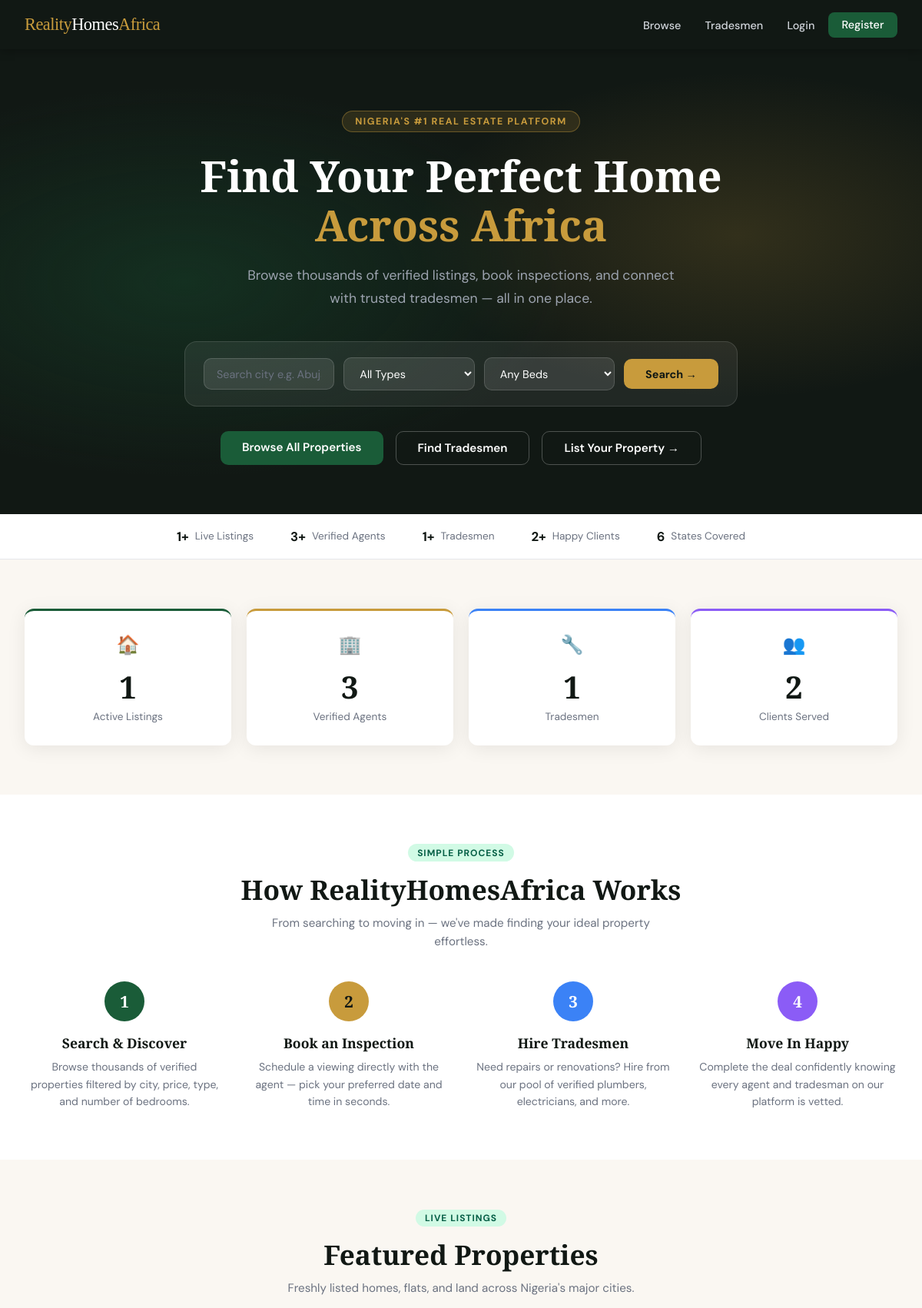
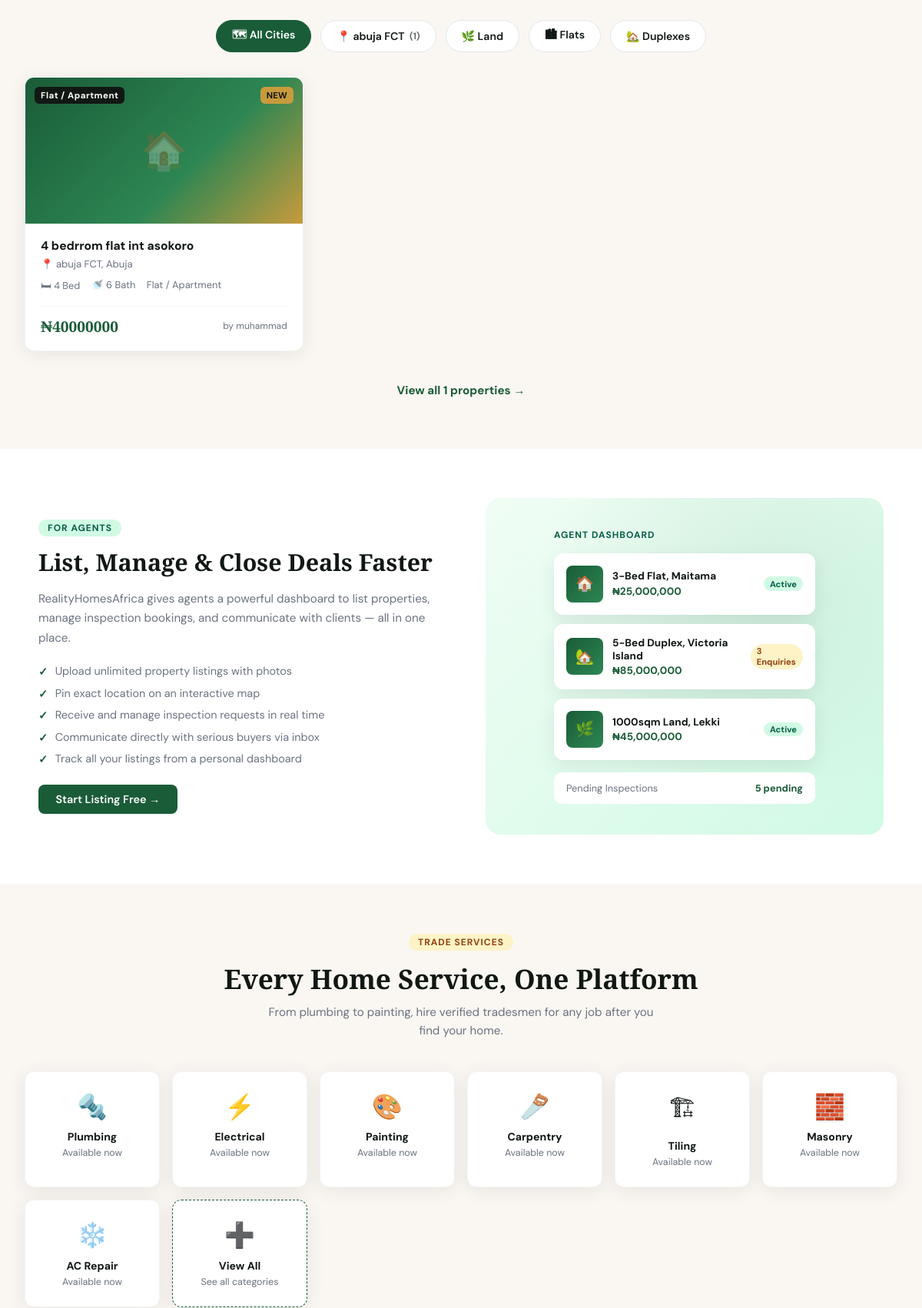
The page / (upper part) on the database its author committed (2 pictures, top to bottom).
### listings/models.py (models this page shows, shortened)
class Property(models.Model):
    agent = models.ForeignKey(
        settings.AUTH_USER_MODEL,
        on_delete=models.CASCADE,
        related_name='properties'
    )
    title = models.CharField(max_length=200)
    description = models.TextField()
    price = models.DecimalField(max_digits=14, decimal_places=2)
    address = models.CharField(max_length=300)
    city = models.CharField(max_length=100)
    state = models.CharField(max_length=100, choices=NIGERIAN_STATES, default='Abuja')
    property_type = models.CharField(max_length=20, choices=PROPERTY_TYPES, default='flat')
    bedrooms = models.PositiveIntegerField(default=0)
    bathrooms = models.PositiveIntegerField(default=0)
    is_available = models.BooleanField(default=True)
    latitude = models.DecimalField(max_digits=9, decimal_places=6, null=True, blank=True)
    longitude = models.DecimalField(max_digits=9, decimal_places=6, null=True, blank=True)
    created_at = models.DateTimeField(auto_now_add=True)
    updated_at = models.DateTimeField(auto_now=True)
    class Meta:
        ordering = ['-created_at']
        verbose_name_plural = 'Properties'
    def get_primary_image(self):
        primary = self.images.filter(is_primary=True).first()
        if primary:
            return primary.image.url
        first = self.images.first()
        return first.image.url if first else None

### users/models.py (models this page shows, shortened)
class CustomUser(AbstractUser):
    is_agent = models.BooleanField(default=False)
    is_tradesman = models.BooleanField(default=False)
    is_client = models.BooleanField(default=True)
    phone_number = models.CharField(max_length=15, blank=True, null=True)
    profile_picture = models.ImageField(upload_to='profile_pictures/', blank=True, null=True)
    bio = models.TextField(blank=True, null=True)

### listings/views.py (the view)
# urls.py: path('', views.homepage, name='homepage'),
def homepage(request):
    from services.models import TradesmanProfile
    from users.models import CustomUser
    featured_properties = Property.objects.filter(is_available=True).order_by('-created_at')[:6]
    recent_properties   = Property.objects.filter(is_available=True).order_by('-created_at')[:12]
    tradesmen           = TradesmanProfile.objects.filter(is_verified=True).select_related('user')[:6]
    total_properties  = Property.objects.filter(is_available=True).count()
    total_agents      = CustomUser.objects.filter(is_agent=True).count()
    total_tradesmen   = TradesmanProfile.objects.count()
    total_clients     = CustomUser.objects.filter(is_client=True).count()
    from django.db.models import Count
    cities = (Property.objects
              .filter(is_available=True)
              .values('city')
              .annotate(count=Count('id'))
              .order_by('-count')[:4])
    return render(request, 'listings/homepage.html', {
        'featured_properties': featured_properties,
        'recent_properties': recent_properties,
        'tradesmen': tradesmen,
        'total_properties': total_properties,
        'total_agents': total_agents,
        'total_tradesmen': total_tradesmen,
        'total_clients': total_clients,
        'cities': cities,
    })

### users/context_processors.py (called while the page is built)
def unread_messages_count(request):
    if request.user.is_authenticated:
        from .models import Message
        count = Message.objects.filter(receiver=request.user, is_read=False).count()
        return {'unread_count': count}
    return {'unread_count': 0}

### templates/listings/homepage.html (shortened to what this page needs)
{% extends 'base.html' %}
{% block content %}
<section class="hero">
  <div class="hero-inner">
    <span class="hero-eyebrow">Nigeria's #1 Real Estate Platform</span>
    <h1>Find Your Perfect Home<br><span>Across Africa</span></h1>
    <p>Browse thousands of verified listings, book inspections, and connect with trusted tradesmen — all in one place.</p>
    <form class="hero-search" action="{% url 'listings:property_list' %}" method="get">
      <input type="text" name="city" placeholder="Search city e.g. Abuja, Lagos...">
      <select name="property_type">
        <option value="">All Types</option>
      </select>
      <select name="min_bedrooms">
        <option value="">Any Beds</option>
      </select>
      <button type="submit" class="btn-hero-search">Search →</button>
    </form>
    <div class="hero-ctas">
      <a href="{% url 'listings:property_list' %}" class="cta-primary">Browse All Properties</a>
      <a href="{% url 'services:tradesman_list' %}" class="cta-ghost">Find Tradesmen</a>
      {% if not user.is_authenticated %}
      <a href="{% url 'users:choose_role' %}" class="cta-ghost">List Your Property →</a>
      {% endif %}
    </div>
  </div>
</section>
<div class="trust-bar">
  <div class="trust-item"><strong>{{ total_properties }}+</strong> Live Listings</div>
  <div class="trust-item"><strong>{{ total_agents }}+</strong> Verified Agents</div>
  <div class="trust-item"><strong>{{ total_tradesmen }}+</strong> Tradesmen</div>
  <div class="trust-item"><strong>{{ total_clients }}+</strong> Happy Clients</div>
  <div class="trust-item"><strong>6</strong> States Covered</div>
</div>
<div style="background: var(--cream);">
  <div class="section">
    <div class="stats-grid">
      <div class="stat-card">
        <span class="stat-icon">🏠</span>
        <span class="stat-num">{{ total_properties }}</span>
        <span class="stat-label">Active Listings</span>
      </div>
      <div class="stat-card">
        <span class="stat-icon">🏢</span>
        <span class="stat-num">{{ total_agents }}</span>
        <span class="stat-label">Verified Agents</span>
      </div>
      <div class="stat-card">
        <span class="stat-icon">🔧</span>
        <span class="stat-num">{{ total_tradesmen }}</span>
        <span class="stat-label">Tradesmen</span>
      </div>
      <div class="stat-card">
        <span class="stat-icon">👥</span>
        <span class="stat-num">{{ total_clients }}</span>
        <span class="stat-label">Clients Served</span>
      </div>
    </div>
  </div>
</div>
<div class="section-alt-wrap">
  <div class="section">
    <div class="section-header">
      <span class="section-label">Simple Process</span>
      <h2>How RealityHomesAfrica Works</h2>
      <p>From searching to moving in — we've made finding your ideal property effortless.</p>
    </div>
    <div class="how-grid">
      <div class="how-card">
        <div class="how-num">1</div>
        <h3>Search & Discover</h3>
        <p>Browse thousands of verified properties filtered by city, price, type, and number of bedrooms.</p>
      </div>
      <div class="how-card">
        <div class="how-num">2</div>
        <h3>Book an Inspection</h3>
        <p>Schedule a viewing directly with the agent — pick your preferred date and time in seconds.</p>
      </div>
      <div class="how-card">
        <div class="how-num">3</div>
        <h3>Hire Tradesmen</h3>
        <p>Need repairs or renovations? Hire from our pool of verified plumbers, electricians, and more.</p>
      </div>
      <div class="how-card">
        <div class="how-num">4</div>
        <h3>Move In Happy</h3>
        <p>Complete the deal confidently knowing every agent and tradesman on our platform is vetted.</p>
      </div>
    </div>
  </div>
</div>
<div style="background: var(--cream);">
  <div class="section">
    <div class="section-header">
      <span class="section-label">Live Listings</span>
      <h2>Featured Properties</h2>
      <p>Freshly listed homes, flats, and land across Nigeria's major cities.</p>
    </div>
    <div class="city-grid">
      <a href="{% url 'listings:property_list' %}" class="city-pill active">🗺 All Cities</a>
      {% for city_data in cities %}
        <a href="{% url 'listings:property_list' %}?city={{ city_data.city }}" class="city-pill">
          📍 {{ city_data.city }}
          <span class="city-count">({{ city_data.count }})</span>
        </a>
      {% endfor %}
      <a href="{% url 'listings:property_list' %}?property_type=land" class="city-pill">🌿 Land</a>
      <a href="{% url 'listings:property_list' %}?property_type=flat" class="city-pill">🏙 Flats</a>
      <a href="{% url 'listings:property_list' %}?property_type=duplex" class="city-pill">🏡 Duplexes</a>
    </div>
    {% if featured_properties %}
      <div class="property-scroll">
        {% for prop in featured_properties %}
        <a href="{% url 'listings:property_detail' prop.pk %}" class="prop-card">
          <div class="prop-img-wrap">
            {% if prop.get_primary_image %}
              <img src="{{ prop.get_primary_image }}" alt="{{ prop.title }}">
            {% else %}
              <div class="prop-img-placeholder">🏠</div>
            {% endif %}
            <span class="prop-badge-type">{{ prop.get_property_type_display }}</span>
            {% if forloop.counter <= 2 %}<span class="prop-badge-new">NEW</span>{% endif %}
          </div>
          <div class="prop-body">
            <div class="prop-title">{{ prop.title }}</div>
            <div class="prop-location">📍 {{ prop.city }}, {{ prop.state }}</div>
            <div class="prop-meta">
              {% if prop.bedrooms > 0 %}<span>🛏 {{ prop.bedrooms }} Bed</span>{% endif %}
              {% if prop.bathrooms > 0 %}<span>🚿 {{ prop.bathrooms }} Bath</span>{% endif %}
              <span>{{ prop.get_property_type_display }}</span>
            </div>
            <div class="prop-footer">
              <span class="prop-price">₦{{ prop.price|floatformat:0 }}</span>
              <span class="prop-agent">by {{ prop.agent.username }}</span>
            </div>
          </div>
        </a>
        {% endfor %}
      </div>
      <div class="view-all-wrap">
        <a href="{% url 'listings:property_list' %}" class="view-all-link">
          View all {{ total_properties }} properties →
        </a>
      </div>
    {% endif %}
  </div>
</div>
<div class="section-alt-wrap">
  <div class="section">
    <div class="feature-row">
      <div class="feature-text">
        <span class="section-label" style="margin-bottom:1rem; display:inline-block;">For Agents</span>
        <h2>List, Manage & Close Deals Faster</h2>
        <p>RealityHomesAfrica gives agents a powerful dashboard to list properties, manage inspection bookings, and communicate with clients — all in one place.</p>
        <ul class="feature-list">
          <li>Upload unlimited property listings with photos</li>
          <li>Pin exact location on an interactive map</li>
          <li>Receive and manage inspection requests in real time</li>
          <li>Communicate directly with serious buyers via inbox</li>
          <li>Track all your listings from a personal dashboard</li>
        </ul>
        {% if not user.is_authenticated %}
          <a href="{% url 'users:register_agent' %}" class="btn btn-primary">Start Listing Free →</a>
        {% elif user.is_agent %}
          <a href="{% url 'listings:agent_dashboard' %}" class="btn btn-primary">Go to Dashboard →</a>
        {% endif %}
      </div>
      <div class="feature-visual">
        <div class="feature-visual-content" style="width:100%; max-width:340px;">
          <div style="font-size:0.75rem; font-weight:700; color:#065f46; text-transform:uppercase; letter-spacing:1px; margin-bottom:1rem;">Agent Dashboard</div>
          <div class="mini-prop">
            <div class="mini-prop-img">🏠</div>
            <div>
              <div class="mini-prop-title">3-Bed Flat, Maitama</div>
              <div class="mini-prop-price">₦25,000,000</div>
            </div>
            <span style="margin-left:auto; background:#d1fae5; color:#065f46; border-radius:99px; padding:0.15rem 0.5rem; font-size:0.7rem; font-weight:700;">Active</span>
          </div>
          <div class="mini-prop">
            <div class="mini-prop-img">🏡</div>
            <div>
              <div class="mini-prop-title">5-Bed Duplex, Victoria Island</div>
              <div class="mini-prop-price">₦85,000,000</div>
            </div>
            <span style="margin-left:auto; background:#fef3c7; color:#92400e; border-radius:99px; padding:0.15rem 0.5rem; font-size:0.7rem; font-weight:700;">3 Enquiries</span>
          </div>
          <div class="mini-prop">
            <div class="mini-prop-img">🌿</div>
            <div>
              <div class="mini-prop-title">1000sqm Land, Lekki</div>
              <div class="mini-prop-price">₦45,000,000</div>
            </div>
            <span style="margin-left:auto; background:#d1fae5; color:#065f46; border-radius:99px; padding:0.15rem 0.5rem; font-size:0.7rem; font-weight:700;">Active</span>
          </div>
          <div style="margin-top:1rem; background:var(--white); border-radius:10px; padding:0.75rem 1rem; display:flex; justify-content:space-between; font-size:0.8rem;">
            <span style="color:var(--gray);">Pending Inspections</span>
            <span style="font-weight:700; color:var(--green);">5 pending</span>
          </div>
        </div>
      </div>
    </div>
  </div>
</div>
<div style="background: var(--cream);">
  <div class="section">
    <div class="section-header">
      <span class="section-label gold">Trade Services</span>
      <h2>Every Home Service, One Platform</h2>
      <p>From plumbing to painting, hire verified tradesmen for any job after you find your home.</p>
    </div>
    <div class="services-grid">
      <a href="{% url 'services:tradesman_list' %}?trade=plumber" class="service-tile">
        <span class="service-icon">🔩</span>
        <div class="service-name">Plumbing</div>
        <div class="service-count">Available now</div>
      </a>
      <a href="{% url 'services:tradesman_list' %}?trade=electrician" class="service-tile">
        <span class="service-icon">⚡</span>
        <div class="service-name">Electrical</div>
        <div class="service-count">Available now</div>
      </a>
      <a href="{% url 'services:tradesman_list' %}?trade=painter" class="service-tile">
        <span class="service-icon">🎨</span>
        <div class="service-name">Painting</div>
        <div class="service-count">Available now</div>
      </a>
      <a href="{% url 'services:tradesman_list' %}?trade=carpenter" class="service-tile">
        <span class="service-icon">🪚</span>
        <div class="service-name">Carpentry</div>
        <div class="service-count">Available now</div>
      </a>
      <a href="{% url 'services:tradesman_list' %}?trade=tiler" class="service-tile">
        <span class="service-icon">🏗</span>
        <div class="service-name">Tiling</div>
        <div class="service-count">Available now</div>
      </a>
      <a href="{% url 'services:tradesman_list' %}?trade=mason" class="service-tile">
        <span class="service-icon">🧱</span>
        <div class="service-name">Masonry</div>
        <div class="service-count">Available now</div>
      </a>
      <a href="{% url 'services:tradesman_list' %}?trade=ac_technician" class="service-tile">
        <span class="service-icon">❄️</span>
        <div class="service-name">AC Repair</div>
        <div class="service-count">Available now</div>
      </a>
      <a href="{% url 'services:tradesman_list' %}" class="service-tile" style="border-style:dashed; border-color:var(--green);">
        <span class="service-icon">➕</span>
        <div class="service-name">View All</div>
        <div class="service-count">See all categories</div>
      </a>
    </div>
  </div>
</div>
{% endblock %}

### templates/base.html (style rules this page uses)
:root { --green: #1a5c38; --green-light: #2d8653; --gold: #c89b3c; --cream: #faf7f2; --dark: #111814; --gray: #6b7280; --light-gray: #f3f4f6; --white: #ffffff; --danger: #dc2626; --radius: 12px; --shadow: 0 4px 24px rgba(0,0,0,0.08); }
* { box-sizing: border-box; margin: 0; padding: 0; }
body { font-family: 'DM Sans', sans-serif; background: var(--cream); color: var(--dark); min-height: 100vh; display: flex; flex-direction: column; }
.btn { display: inline-block; padding: 0.6rem 1.4rem; border-radius: 8px; font-family: 'DM Sans', sans-serif; font-size: 0.9rem; font-weight: 600; cursor: pointer; border: none; text-decoration: none; transition: all 0.2s; }
.btn-primary { background: var(--green); color: var(--white); }

### rows shown on the page
Property: property_type "Flat / Apartment", title "4 bedrrom flat int asokoro", city "abuja FCT", state "Abuja", bedrooms "4", bathrooms "6", price "40000000", agent.username "muhammad"

### other values the page prints
{{ total_properties }} "1"
{{ total_agents }} "3"
{{ total_tradesmen }} "1"
{{ total_clients }} "2"
{{ city_data.city }} "abuja FCT"
{{ city_data.count }} "1"
